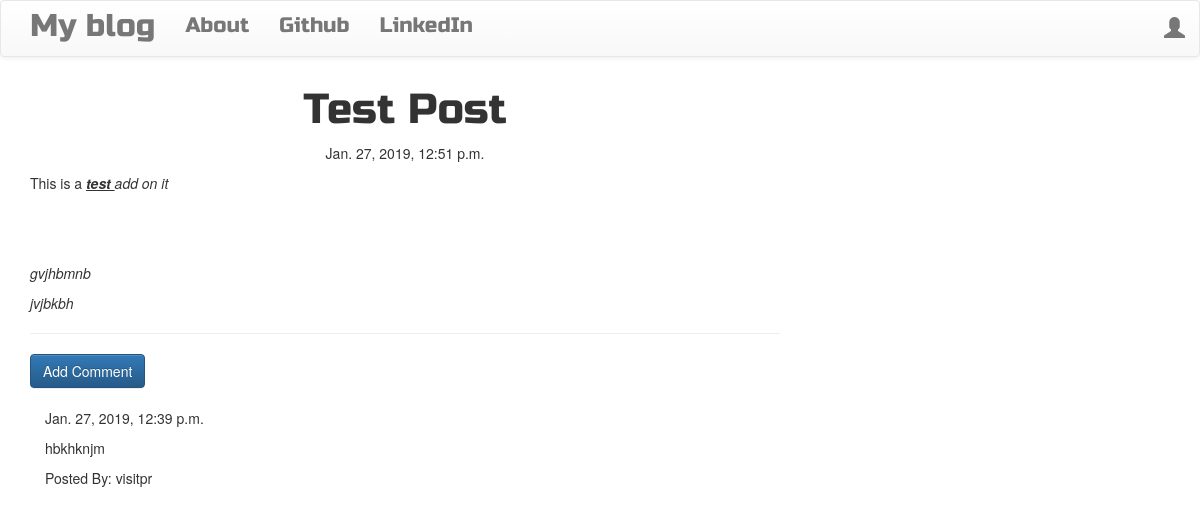
/post/1, run on the app's committed database.
### blog/models.py (models this page shows, shortened)
class Post(models.Model):
    author = models.ForeignKey('auth.User',on_delete=models.CASCADE)
    title = models.CharField(max_length=200)
    text = models.TextField()
    created_date = models.DateTimeField(default=timezone.now)
    published_date = models.DateTimeField(blank=True,null=True)

class Comment(models.Model):
    post = models.ForeignKey('blog.Post',on_delete=models.CASCADE,related_name='comments')
    author = models.CharField(max_length=200)
    text = models.TextField()
    created_date = models.DateTimeField(default=timezone.now)
    approved_comment = models.BooleanField(default=False)

### blog/views.py (the view)
# urls.py: url(r'^post/(?P<pk>\d+)$',views.PostDetailView.as_view(),name='post_detail'),
class PostDetailView(DetailView):
    model = Post

### blog/templates/blog/post_detail.html (shortened to what this page needs)
{% extends "blog/base.html" %}
{% block content %}
<h1 class="posttitle loader">{{post.title}}</h1>
{% if post.published_date %}
   <div class="date postdate">
     {{ post.published_date }}
   </div>
{% else %}
    <a class="btn btn-default" href="{% url 'post_publish' pk=post.pk %}">Publish</a>
{% endif %}
<p class='postcontent'>{{ post.text|safe|linebreaksbr}}</p>
<hr>
<a class='btn btn-primary' href="{% url 'add_comment_to_post' pk=post.pk %}">Add Comment</a>
<div class="container">
  {% for comment in post.comments.all %}
  <br>
     {% if user.is_authenticated or comment.approved_comment %}
        {{comment.created_date }}
          <p>{{comment.text|safe|linebreaks}}</p>
          <p>Posted By: {{comment.author }}</p>
        {% endif %}
        {% empty %}
        <p>No Comments</p>
  {% endfor %}
</div>
{% endblock %}

### blog/templates/blog/base.html (shortened to what this page needs)
<!DOCTYPE html>
{% load staticfiles %}
<html lang="en" dir="ltr">
  <head>
  <link rel="stylesheet" href="https://maxcdn.bootstrapcdn.com/bootstrap/3.3.7/css/bootstrap.min.css">
  <link rel="stylesheet" href="https://maxcdn.bootstrapcdn.com/bootstrap/3.3.7/css/bootstrap-theme.min.css">
      <link rel="stylesheet" href="//cdn.jsdelivr.net/npm/medium-editor@latest/dist/css/medium-editor.min.css" type="text/css" media="screen" charset="utf-8">
      <link rel="stylesheet" href="{% static 'css/blog.css'%}">
  </head>
  <body class='loader'>
      <nav class="navbar navbar-default techfont custom-navbar">
        <div class="container">
          <ul class="nav navbar-nav">
            <li><a class='navbar-brand bigbrand' href="{% url 'post_list' %}">My blog</a>
            </li>
            <li><a href="{% url 'about' %}">About</a>
            </li>
            <li><a href="https://www.github.com">Github</a>
            </li>
            <li><a href="https://www.linkedin.com">LinkedIn</a>
            </li>
          </ul>
          <ul class='nav navbar-nav navbar-right'>
            {% if user.is_authenticated %}
              <li>
                <a href="{% url 'post_new'%}">New Post</a>
              </li>
              <li>
                <a href="{% url 'post_draft_list'%}">Drafts</a>
              </li>
              <li>
                <a href="{% url 'logout'%}">Log Out</a>
              </li>
              <li>
                 <a>Welcome: {{user.username }}</a>
              </li>
              {% else %}
                  <li><a class='nav navbar-right' href="{% url 'login' %}"><span class='glyphicon glyphicon-user'></span></a>
                  </li>
            {% endif %}
          </ul>
        </div>
      </nav>
      <div class="content container">
        <div class="row">
          <div class="col-md-8">
            <div class="blog_posts">
              {% block content %}
              {% endblock %}
            </div>
          </div>
        </div>
      </div>
  </body>
</html>

### blog/static/css/blog.css (style rules this page uses)
.techfont { font-family: 'Russo One',sans-serif; font-size: 1.5em; margin-bottom: 10px; }
.bigbrand { font-size: 1.5em; }
.postdate { text-align: center; }
.posttitle { font-family: 'Russo One',sans-serif; font-size: 3em; text-align: center; }
.postcontent { font-family: 'Montserrat'; font-size: 1.5em; }
.loader { filter:hue-rotate(0deg); color:linear-gradient(45deg,#0f8,#08f); animation:hue 10000ms infinite linear; }

### data on the page
Post: title "Test Post", published_date "Jan. 27, 2019, 12:51 p.m.", text "This is a test add on it gvjhbmnb jvjbkbh"
Comment: created_date "Jan. 27, 2019, 12:39 p.m.", text "hbkhknjm", author "visitpr"
